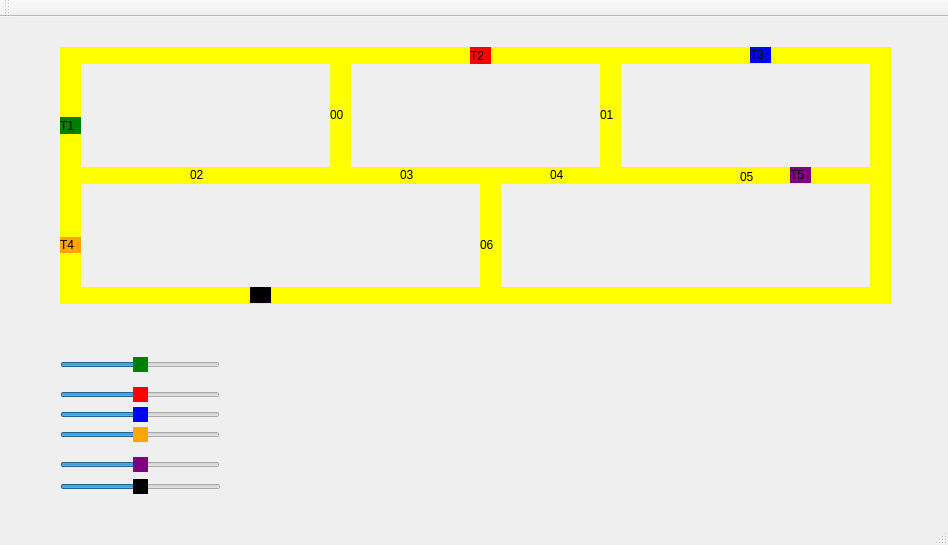
<?xml version="1.0" encoding="UTF-8"?>
<ui version="4.0">
 <class>MainWindow</class>
 <widget class="QMainWindow" name="MainWindow">
  <property name="geometry">
   <rect>
    <x>0</x>
    <y>0</y>
    <width>948</width>
    <height>545</height>
   </rect>
  </property>
  <property name="windowTitle">
   <string>MainWindow</string>
  </property>
  <widget class="QWidget" name="centralWidget">
   <widget class="QLabel" name="label_trem1">
    <property name="geometry">
     <rect>
      <x>60</x>
      <y>100</y>
      <width>21</width>
      <height>17</height>
     </rect>
    </property>
    <property name="styleSheet">
     <string notr="true">QLabel { background: green}</string>
    </property>
    <property name="text">
     <string>T1</string>
    </property>
   </widget>
   <widget class="QLabel" name="label_trilho1">
    <property name="geometry">
     <rect>
      <x>80</x>
      <y>30</y>
      <width>271</width>
      <height>17</height>
     </rect>
    </property>
    <property name="styleSheet">
     <string notr="true">QLabel { background: yellow}</string>
    </property>
    <property name="text">
     <string/>
    </property>
   </widget>
   <widget class="QLabel" name="label_trilho2">
    <property name="geometry">
     <rect>
      <x>80</x>
      <y>150</y>
      <width>261</width>
      <height>17</height>
     </rect>
    </property>
    <property name="styleSheet">
     <string notr="true">QLabel { background: yellow}</string>
    </property>
    <property name="text">
     <string/>
    </property>
   </widget>
   <widget class="QLabel" name="label_trilho3">
    <property name="geometry">
     <rect>
      <x>480</x>
      <y>150</y>
      <width>21</width>
      <height>136</height>
     </rect>
    </property>
    <property name="styleSheet">
     <string notr="true">QLabel { background: yellow}</string>
    </property>
    <property name="text">
     <string/>
    </property>
   </widget>
   <widget class="QLabel" name="label_trilho4">
    <property name="geometry">
     <rect>
      <x>60</x>
      <y>30</y>
      <width>21</width>
      <height>241</height>
     </rect>
    </property>
    <property name="styleSheet">
     <string notr="true">QLabel { background: yellow}</string>
    </property>
    <property name="text">
     <string/>
    </property>
   </widget>
   <widget class="QLabel" name="label_trilho4_2">
    <property name="geometry">
     <rect>
      <x>600</x>
      <y>30</y>
      <width>21</width>
      <height>131</height>
     </rect>
    </property>
    <property name="styleSheet">
     <string notr="true">QLabel { background: yellow}</string>
    </property>
    <property name="text">
     <string/>
    </property>
   </widget>
   <widget class="QLabel" name="label_trilho1_2">
    <property name="geometry">
     <rect>
      <x>350</x>
      <y>30</y>
      <width>541</width>
      <height>17</height>
     </rect>
    </property>
    <property name="styleSheet">
     <string notr="true">QLabel { background: yellow}</string>
    </property>
    <property name="text">
     <string/>
    </property>
   </widget>
   <widget class="QLabel" name="label_trilho2_2">
    <property name="geometry">
     <rect>
      <x>340</x>
      <y>150</y>
      <width>551</width>
      <height>17</height>
     </rect>
    </property>
    <property name="styleSheet">
     <string notr="true">QLabel { background: yellow}</string>
    </property>
    <property name="text">
     <string/>
    </property>
   </widget>
   <widget class="QLabel" name="label_trem2">
    <property name="geometry">
     <rect>
      <x>470</x>
      <y>30</y>
      <width>21</width>
      <height>17</height>
     </rect>
    </property>
    <property name="styleSheet">
     <string notr="true">QLabel { background: red}</string>
    </property>
    <property name="text">
     <string>T2</string>
    </property>
   </widget>
   <widget class="QLabel" name="label_trem3">
    <property name="geometry">
     <rect>
      <x>750</x>
      <y>30</y>
      <width>21</width>
      <height>16</height>
     </rect>
    </property>
    <property name="styleSheet">
     <string notr="true">background-color: blue;</string>
    </property>
    <property name="text">
     <string>T3</string>
    </property>
   </widget>
   <widget class="QLabel" name="label_trem4">
    <property name="geometry">
     <rect>
      <x>60</x>
      <y>220</y>
      <width>21</width>
      <height>16</height>
     </rect>
    </property>
    <property name="styleSheet">
     <string notr="true">background-color: orange;</string>
    </property>
    <property name="text">
     <string>T4</string>
    </property>
   </widget>
   <widget class="QLabel" name="label_trem5">
    <property name="geometry">
     <rect>
      <x>790</x>
      <y>150</y>
      <width>21</width>
      <height>16</height>
     </rect>
    </property>
    <property name="styleSheet">
     <string notr="true">background-color: purple;</string>
    </property>
    <property name="text">
     <string>T5</string>
    </property>
   </widget>
   <widget class="QLabel" name="label_trem6">
    <property name="geometry">
     <rect>
      <x>250</x>
      <y>270</y>
      <width>21</width>
      <height>16</height>
     </rect>
    </property>
    <property name="styleSheet">
     <string notr="true">background-color: black;</string>
    </property>
    <property name="text">
     <string>T6</string>
    </property>
   </widget>
   <widget class="QSlider" name="horizontalSlider">
    <property name="geometry">
     <rect>
      <x>60</x>
      <y>340</y>
      <width>160</width>
      <height>16</height>
     </rect>
    </property>
    <property name="styleSheet">
     <string notr="true">QSlider::handle:horizontal{background-color:green}</string>
    </property>
    <property name="maximum">
     <number>200</number>
    </property>
    <property name="value">
     <number>100</number>
    </property>
    <property name="orientation">
     <enum>Qt::Orientation::Horizontal</enum>
    </property>
   </widget>
   <widget class="QSlider" name="horizontalSlider_2">
    <property name="geometry">
     <rect>
      <x>60</x>
      <y>370</y>
      <width>160</width>
      <height>16</height>
     </rect>
    </property>
    <property name="styleSheet">
     <string notr="true">QSlider::handle:horizontal{background-color:red}</string>
    </property>
    <property name="maximum">
     <number>200</number>
    </property>
    <property name="value">
     <number>100</number>
    </property>
    <property name="orientation">
     <enum>Qt::Orientation::Horizontal</enum>
    </property>
   </widget>
   <widget class="QSlider" name="horizontalSlider_3">
    <property name="geometry">
     <rect>
      <x>60</x>
      <y>390</y>
      <width>160</width>
      <height>16</height>
     </rect>
    </property>
    <property name="styleSheet">
     <string notr="true">QSlider::handle:horizontal{background-color:blue}</string>
    </property>
    <property name="maximum">
     <number>200</number>
    </property>
    <property name="value">
     <number>100</number>
    </property>
    <property name="orientation">
     <enum>Qt::Orientation::Horizontal</enum>
    </property>
   </widget>
   <widget class="QSlider" name="horizontalSlider_4">
    <property name="geometry">
     <rect>
      <x>60</x>
      <y>410</y>
      <width>160</width>
      <height>16</height>
     </rect>
    </property>
    <property name="styleSheet">
     <string notr="true">QSlider::handle:horizontal{background-color:orange}</string>
    </property>
    <property name="maximum">
     <number>200</number>
    </property>
    <property name="pageStep">
     <number>10</number>
    </property>
    <property name="value">
     <number>100</number>
    </property>
    <property name="orientation">
     <enum>Qt::Orientation::Horizontal</enum>
    </property>
   </widget>
   <widget class="QSlider" name="horizontalSlider_5">
    <property name="geometry">
     <rect>
      <x>60</x>
      <y>440</y>
      <width>160</width>
      <height>16</height>
     </rect>
    </property>
    <property name="styleSheet">
     <string notr="true">QSlider::handle:horizontal{background-color:purple}</string>
    </property>
    <property name="maximum">
     <number>200</number>
    </property>
    <property name="value">
     <number>100</number>
    </property>
    <property name="orientation">
     <enum>Qt::Orientation::Horizontal</enum>
    </property>
   </widget>
   <widget class="QSlider" name="horizontalSlider_6">
    <property name="geometry">
     <rect>
      <x>60</x>
      <y>460</y>
      <width>161</width>
      <height>20</height>
     </rect>
    </property>
    <property name="styleSheet">
     <string notr="true">QSlider::handle:horizontal{background-color:black}</string>
    </property>
    <property name="maximum">
     <number>200</number>
    </property>
    <property name="value">
     <number>100</number>
    </property>
    <property name="orientation">
     <enum>Qt::Orientation::Horizontal</enum>
    </property>
   </widget>
   <widget class="QLabel" name="label_trilho2_3">
    <property name="geometry">
     <rect>
      <x>60</x>
      <y>270</y>
      <width>271</width>
      <height>17</height>
     </rect>
    </property>
    <property name="styleSheet">
     <string notr="true">QLabel { background: yellow}</string>
    </property>
    <property name="text">
     <string/>
    </property>
   </widget>
   <widget class="QLabel" name="label_trilho2_4">
    <property name="geometry">
     <rect>
      <x>320</x>
      <y>270</y>
      <width>571</width>
      <height>17</height>
     </rect>
    </property>
    <property name="styleSheet">
     <string notr="true">QLabel { background: yellow}</string>
    </property>
    <property name="text">
     <string/>
    </property>
   </widget>
   <widget class="QLabel" name="label_trilho3_2">
    <property name="geometry">
     <rect>
      <x>330</x>
      <y>30</y>
      <width>21</width>
      <height>131</height>
     </rect>
    </property>
    <property name="styleSheet">
     <string notr="true">QLabel { background: yellow}</string>
    </property>
    <property name="text">
     <string/>
    </property>
   </widget>
   <widget class="QLabel" name="label_trilho3_4">
    <property name="geometry">
     <rect>
      <x>870</x>
      <y>40</y>
      <width>21</width>
      <height>131</height>
     </rect>
    </property>
    <property name="styleSheet">
     <string notr="true">QLabel { background: yellow}</string>
    </property>
    <property name="text">
     <string/>
    </property>
   </widget>
   <widget class="QLabel" name="label_trilho3_3">
    <property name="geometry">
     <rect>
      <x>870</x>
      <y>140</y>
      <width>21</width>
      <height>141</height>
     </rect>
    </property>
    <property name="styleSheet">
     <string notr="true">QLabel { background: yellow}</string>
    </property>
    <property name="text">
     <string/>
    </property>
   </widget>
   <widget class="QLabel" name="label">
    <property name="geometry">
     <rect>
      <x>600</x>
      <y>90</y>
      <width>16</width>
      <height>16</height>
     </rect>
    </property>
    <property name="text">
     <string>01</string>
    </property>
   </widget>
   <widget class="QLabel" name="label_2">
    <property name="geometry">
     <rect>
      <x>330</x>
      <y>90</y>
      <width>16</width>
      <height>16</height>
     </rect>
    </property>
    <property name="text">
     <string>00</string>
    </property>
   </widget>
   <widget class="QLabel" name="label_3">
    <property name="geometry">
     <rect>
      <x>190</x>
      <y>150</y>
      <width>16</width>
      <height>16</height>
     </rect>
    </property>
    <property name="text">
     <string>02</string>
    </property>
   </widget>
   <widget class="QLabel" name="label_4">
    <property name="geometry">
     <rect>
      <x>400</x>
      <y>150</y>
      <width>16</width>
      <height>16</height>
     </rect>
    </property>
    <property name="text">
     <string>03</string>
    </property>
   </widget>
   <widget class="QLabel" name="label_5">
    <property name="geometry">
     <rect>
      <x>550</x>
      <y>150</y>
      <width>16</width>
      <height>16</height>
     </rect>
    </property>
    <property name="text">
     <string>04</string>
    </property>
   </widget>
   <widget class="QLabel" name="label_6">
    <property name="geometry">
     <rect>
      <x>740</x>
      <y>150</y>
      <width>16</width>
      <height>20</height>
     </rect>
    </property>
    <property name="text">
     <string>05</string>
    </property>
   </widget>
   <widget class="QLabel" name="label_7">
    <property name="geometry">
     <rect>
      <x>480</x>
      <y>220</y>
      <width>16</width>
      <height>16</height>
     </rect>
    </property>
    <property name="text">
     <string>06</string>
    </property>
   </widget>
   <zorder>label_trilho3</zorder>
   <zorder>label_trilho2_3</zorder>
   <zorder>label_trilho2_4</zorder>
   <zorder>label_trilho3_3</zorder>
   <zorder>label_trilho3_2</zorder>
   <zorder>label_trilho4</zorder>
   <zorder>label_trilho1_2</zorder>
   <zorder>label_trilho1</zorder>
   <zorder>label_trilho3_4</zorder>
   <zorder>label_trilho2</zorder>
   <zorder>label_trilho4_2</zorder>
   <zorder>label_trilho2_2</zorder>
   <zorder>horizontalSlider</zorder>
   <zorder>horizontalSlider_2</zorder>
   <zorder>horizontalSlider_3</zorder>
   <zorder>horizontalSlider_4</zorder>
   <zorder>horizontalSlider_5</zorder>
   <zorder>horizontalSlider_6</zorder>
   <zorder>label_trem6</zorder>
   <zorder>label_trem4</zorder>
   <zorder>label_trem1</zorder>
   <zorder>label_trem2</zorder>
   <zorder>label_trem3</zorder>
   <zorder>label_trem5</zorder>
   <zorder>label</zorder>
   <zorder>label_2</zorder>
   <zorder>label_3</zorder>
   <zorder>label_4</zorder>
   <zorder>label_5</zorder>
   <zorder>label_6</zorder>
   <zorder>label_7</zorder>
  </widget>
  <widget class="QMenuBar" name="menuBar">
   <property name="geometry">
    <rect>
     <x>0</x>
     <y>0</y>
     <width>948</width>
     <height>21</height>
    </rect>
   </property>
  </widget>
  <widget class="QToolBar" name="mainToolBar">
   <attribute name="toolBarArea">
    <enum>TopToolBarArea</enum>
   </attribute>
   <attribute name="toolBarBreak">
    <bool>false</bool>
   </attribute>
  </widget>
  <widget class="QStatusBar" name="statusBar"/>
 </widget>
 <layoutdefault spacing="6" margin="11"/>
 <resources/>
 <connections/>
</ui>
